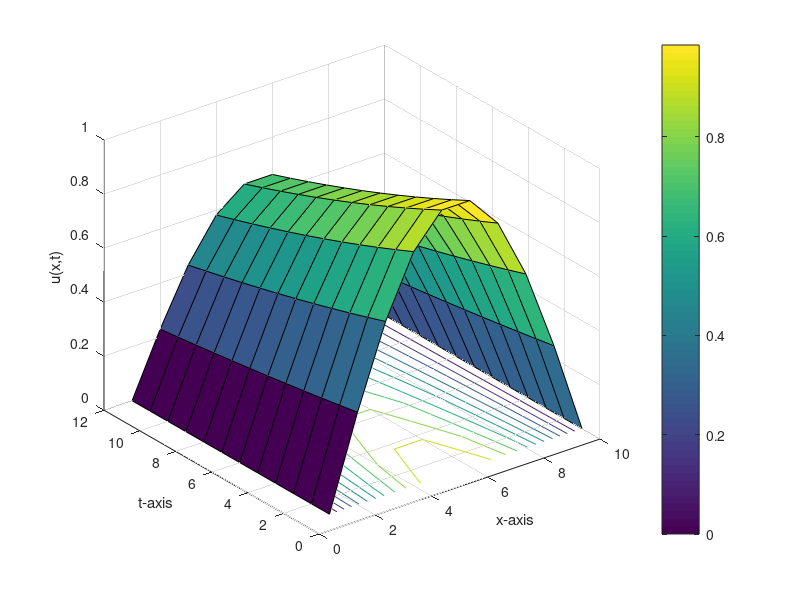
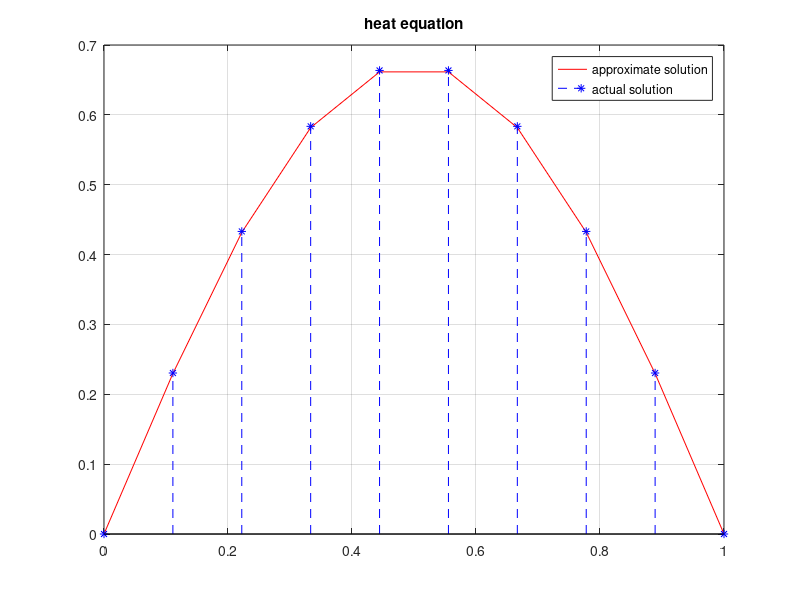

MATLAB code for these plots, in order:
    % Approximate the solution of the one dimensional heat equation
    %
    % du/dt = d^2u/dx^2,   0 < x < 1,  t > 0
    %
    % which is subject to the initial condition
    % u(x,0) = sin(pi*x),   0 < x < 1
    %
    % and the boundary conditions
    % u(0,t) = u(1,t) = 0,   t >= 0
    %
    % and compare the result at t = 0.04 to the actual solution
    % u(x,t) = exp(-pi^2*t)*sin(pi*x)

    function heat1
    clc
    clf
    clear all
    c=1;%Diffusivity
    a=0;%Left boundary
    b=1;%Right boundary
    tf=0.04;%Final time
    n=10;
    m=12;
    C1=0;%Left Boundary Condition
    C2=0;%Right Boundary Condition
    h=(b-a)/(n-1);%Grid spacing
    k=(tf-0)/(m-1);%Time stepping
    r=(c^2*k)/(h^2)%Stability criterion 0<r<0.5
    u=zeros(n,m);
    for j=1:m
        u(1,j)=C1;
        u(n,j)=C2;
    end
    for i=2:n-1
        u(i,1)=f(a+(i-1)*h);
    end
    for j=2:m
        for i=2:n-1
            u(i,j)=r*u(i-1,j-1)+(1-2*r)*u(i,j-1)+r*u(i+1,j-1);
        end
    end
    disp('Result=')
    num2str(u')
    figure (1)
    surfc(u')
    colorbar
    grid on
    xlabel('x-axis');
    ylabel('t-axis');
    zlabel('u(x,t)');
    hold off
    x=linspace(a,b,n);
    figure (2)
    sum=0.0;
    for i=1:n
        v1(i)=u(i,m);%approximate solution depends on the value of m
        v2(i)=exp(-pi^2*tf)*sin(x(i)*pi); %Exact solution at t=0.04
        sum=sum+(v1(i)-v2(i))*(v1(i)-v2(i));
    end
    rmse=sqrt(sum/length(v1))
    plot(x,v1,'-r')
    hold on
    stem(x,v2,'--*b')
    grid on
    hold off
    title('heat equation')
    legend('approximate solution','actual solution');
    function z=f(x)
    z=sin(x*pi);
